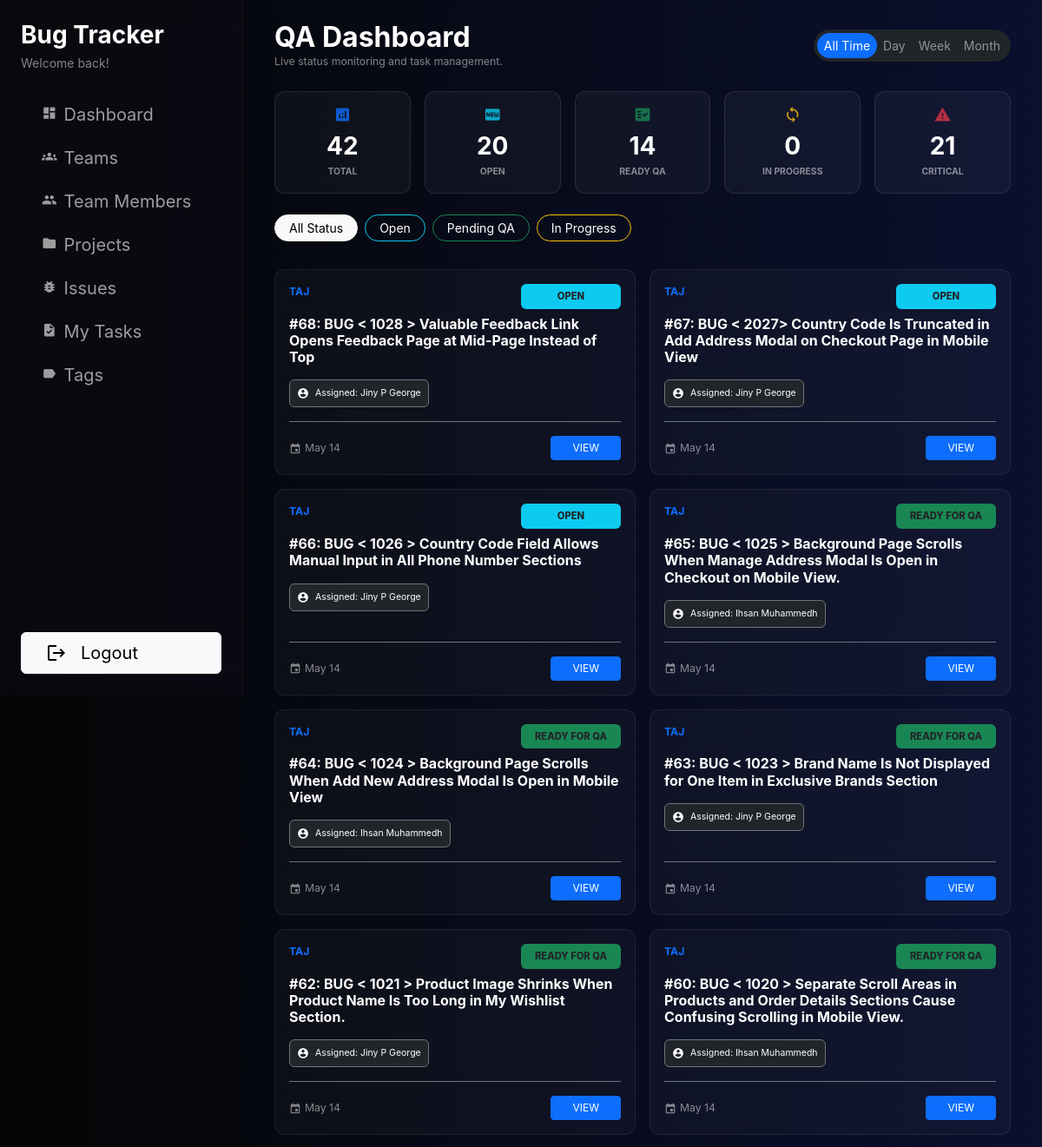
Before: /my-tasks/ (signed in, upper part) with the older database file.
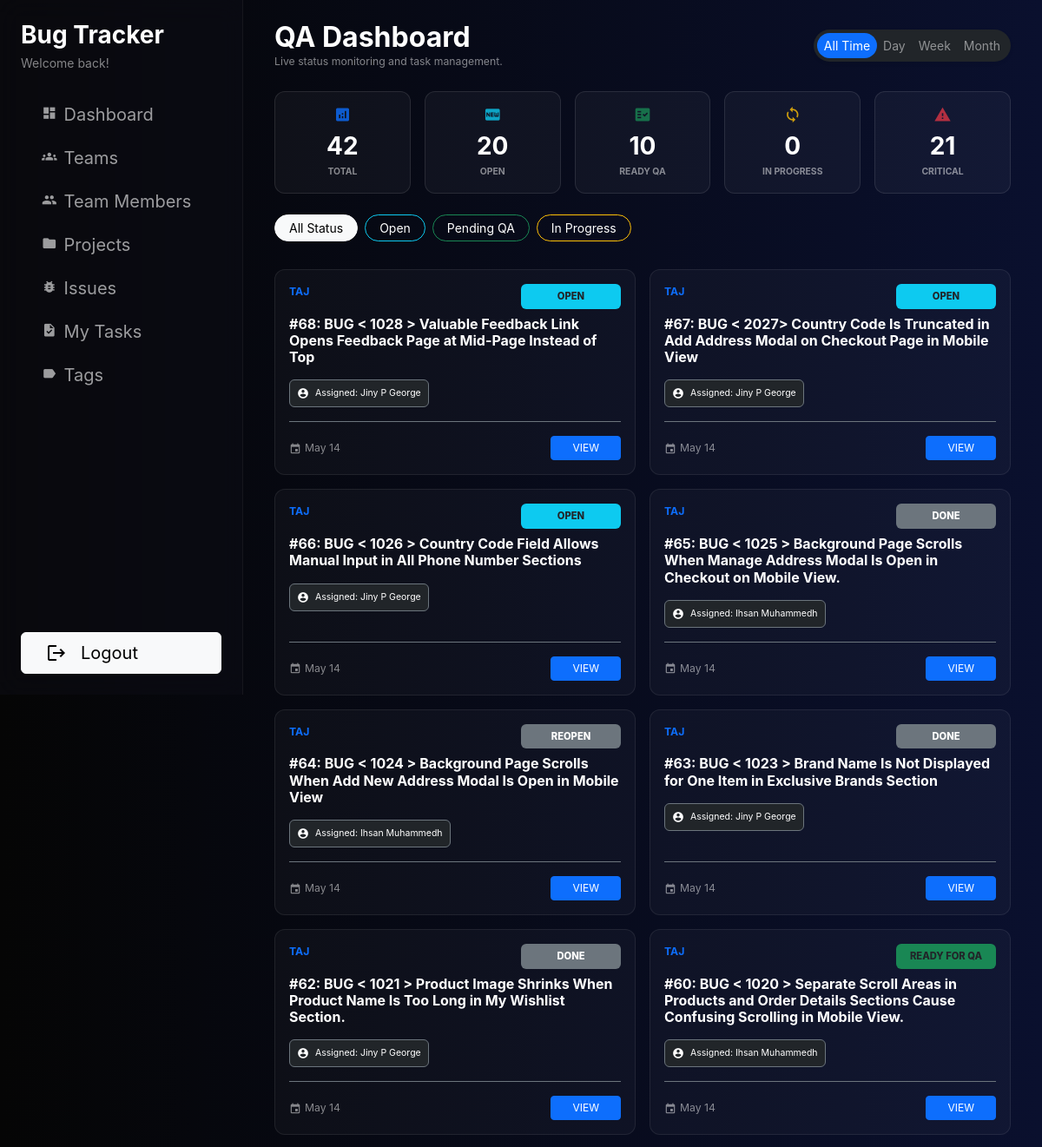
After: the same page with the newer database file.
### issues/models.py (models this page shows, shortened)
class Issue(models.Model):
    project = models.ForeignKey(
        Project,
        on_delete=models.CASCADE,
        related_name='issues',
    )
    title = models.CharField(max_length=255)
    description = models.TextField(blank=True)
    issue_type = models.CharField(
        max_length=20,
        choices=IssueTypeChoices.choices,
        default=IssueTypeChoices.TASK,
    )
    drive_url = models.CharField(max_length=500,
        null=True,
        blank=True
        )
    reporter = models.ForeignKey(
        settings.AUTH_USER_MODEL,
        on_delete=models.SET_NULL,
        null=True,
        blank=True,
        related_name='reported_issues',
    )
    assignee = models.ForeignKey(
        settings.AUTH_USER_MODEL,
        on_delete=models.SET_NULL,
        null=True,
        blank=True,
        related_name='assigned_issues',
    )
    priority = models.CharField(
        max_length=20,
        choices=IssuePriorityChoices.choices,
        default=IssuePriorityChoices.MEDIUM,
    )
    environment = models.CharField(
        max_length=20,
        choices=IssueEnvironmentChoices.choices,
        default=IssueEnvironmentChoices.STAGING,
    )
    status = models.CharField(
        max_length=20,
        choices=IssueStatusChoices.choices,
        default=IssueStatusChoices.OPEN,
    )
    time_estimate_hours = models.DecimalField(
        max_digits=6,
        decimal_places=2,
        null=True,
        blank=True,
        help_text='Estimated effort in hours',
    )
    related_issue = models.ForeignKey(
        'self',
        on_delete=models.SET_NULL,
        null=True,
        blank=True,
        related_name='related_issues',
        help_text='Optional related or parent issue',
        limit_choices_to={'issue_type': IssueTypeChoices.TASK},  # optional extra safety
    )
    tags = models.ManyToManyField(
        'Tag',
        related_name='issues',
        blank=True,
        help_text='Tags used to classify this issue',
    )
    remarks = models.TextField(blank=True)
    qa_note = models.TextField(blank=True)
    image_1 = CloudinaryField('image', null=True, blank=True)
    image_2 = CloudinaryField('image', null=True, blank=True)
    image_3 = CloudinaryField('image', null=True, blank=True)
    image_4 = CloudinaryField('image', null=True, blank=True)
    created_by = models.ForeignKey(
        settings.AUTH_USER_MODEL,
        on_delete=models.SET_NULL,
        null=True,
        blank=True,
        related_name='created_issues',
    )
    created_at = models.DateTimeField(auto_now_add=True)
    updated_at = models.DateTimeField(auto_now=True)
    class Meta:
        ordering = ['-created_at']

class Project(models.Model):
    name = models.CharField(max_length=255)
    code = models.CharField(max_length=50, unique=True)
    description = models.TextField(blank=True)
    owner = models.ForeignKey(
        settings.AUTH_USER_MODEL,
        on_delete=models.SET_NULL,
        null=True,
        blank=True,
        related_name='owned_projects',
    )
    team = models.ForeignKey(
        'users.Team',  # change this string if your Team model lives elsewhere
        on_delete=models.SET_NULL,
        null=True,
        blank=True,
        related_name='projects',
    )
    is_active = models.BooleanField(default=True)
    created_by = models.ForeignKey(
        settings.AUTH_USER_MODEL,
        on_delete=models.SET_NULL,
        null=True,
        blank=True,
        related_name='created_projects',
    )
    created_at = models.DateTimeField(auto_now_add=True)
    updated_at = models.DateTimeField(auto_now=True)
    class Meta:
        ordering = ['name']

### users/models.py (models this page shows)
class User(AbstractUser):
    pass

### issues/views.py (the view)
# urls.py: path('my-tasks/', MyIssueListView.as_view(), name='my_issue_list'),
class MyIssueListView(LoginRequiredMixin, ListView):
    model = Issue
    template_name = 'issues/my_task.html'
    context_object_name = 'issues'
    def get_queryset(self):
        user = self.request.user
        role = getattr(user.team_member, 'role', None)
        if role == TeamMemberRoleChoices.QA:
            qs = Issue.objects.filter(reporter=user)
        else:
            qs = Issue.objects.filter(assignee=user)
        date_filter = self.request.GET.get('date_filter')
        now = timezone.now()
        if date_filter == 'day':
            qs = qs.filter(created_at__gte=now - timedelta(days=1))
        elif date_filter == 'week':
            qs = qs.filter(created_at__gte=now - timedelta(weeks=1))
        elif date_filter == 'month':
            qs = qs.filter(created_at__gte=now - timedelta(days=30))
        status = self.request.GET.get('status')
        if status:
            if status == 'pending_qa':
                qs = qs.filter(status='ready_for_qa')
            else:
                qs = qs.filter(status=status)
        return qs.select_related('project', 'assignee', 'reporter').distinct().order_by('-created_at')
    def get_context_data(self, **kwargs):
        context = super().get_context_data(**kwargs)
        user = self.request.user
        role = getattr(user.team_member, 'role', None)
        context['view_perspective'] = 'QA' if role == TeamMemberRoleChoices.QA else TeamMemberRoleChoices.DEVELOPER
        if role == TeamMemberRoleChoices.QA:
            base_metrics = Issue.objects.filter(reporter=user)
        else:
            base_metrics = Issue.objects.filter(assignee=user)
        context['metrics'] = base_metrics.aggregate(
            total=Count('id'),
            open=Count('id', filter=Q(status='open')),
            pending_qa=Count('id', filter=Q(status='ready_for_qa')),
            in_progress=Count('id', filter=Q(status='in_progress')),
            critical=Count('id', filter=Q(priority='high'))
        )
        context['current_status'] = self.request.GET.get('status', '')
        context['current_date_filter'] = self.request.GET.get('date_filter', 'all')
        return context

### templates/issues/my_task.html (shortened to what this page needs)
{% extends "users/index.html" %}
{% block dashboard_content %}
    <div class="d-flex justify-content-between align-items-center mb-4">
        <div>
            <h2 class="text-white fw-bold mb-0">{{ view_perspective }} Dashboard</h2>
            <p class="text-white-50 small mb-0">Live status monitoring and task management.</p>
        </div>
        <div class="btn-group btn-group-sm bg-dark p-1 rounded-pill shadow-sm">
            <a href="?date_filter=all&status={{ current_status }}" class="btn rounded-pill border-0 {% if current_date_filter == 'all' %}btn-primary text-white{% else %}text-white-50{% endif %}">All Time</a>
            <a href="?date_filter=day&status={{ current_status }}" class="btn rounded-pill border-0 {% if current_date_filter == 'day' %}btn-primary text-white{% else %}text-white-50{% endif %}">Day</a>
            <a href="?date_filter=week&status={{ current_status }}" class="btn rounded-pill border-0 {% if current_date_filter == 'week' %}btn-primary text-white{% else %}text-white-50{% endif %}">Week</a>
            <a href="?date_filter=month&status={{ current_status }}" class="btn rounded-pill border-0 {% if current_date_filter == 'month' %}btn-primary text-white{% else %}text-white-50{% endif %}">Month</a>
        </div>
    </div>
    <div class="row g-3 mb-4">
        <div class="col">
            <div class="metric-box">
                <i class="material-icons text-primary">analytics</i>
                <h3 class="text-white">{{ metrics.total|default:0 }}</h3>
                <div class="metric-label">TOTAL</div>
            </div>
        </div>
        <div class="col">
            <div class="metric-box">
                <i class="material-icons text-info">fiber_new</i>
                <h3 class="text-white">{{ metrics.open|default:0 }}</h3>
                <div class="metric-label">OPEN</div>
            </div>
        </div>
        <div class="col">
            <div class="metric-box">
                <i class="material-icons text-success">fact_check</i>
                <h3 class="text-white">{{ metrics.pending_qa|default:0 }}</h3>
                <div class="metric-label">READY QA</div>
            </div>
        </div>
        <div class="col">
            <div class="metric-box">
                <i class="material-icons text-warning">sync</i>
                <h3 class="text-white">{{ metrics.in_progress|default:0 }}</h3>
                <div class="metric-label">IN PROGRESS</div>
            </div>
        </div>
        <div class="col">
            <div class="metric-box">
                <i class="material-icons text-danger">report_problem</i>
                <h3 class="text-white">{{ metrics.critical|default:0 }}</h3>
                <div class="metric-label">CRITICAL</div>
            </div>
        </div>
    </div>
    <div class="d-flex gap-2 mb-4 overflow-auto pb-2">
        <a href="?status=&date_filter={{ current_date_filter }}" class="btn btn-sm px-3 rounded-pill {% if not current_status %}btn-light{% else %}btn-outline-secondary text-white{% endif %}">All Status</a>
        <a href="?status=open&date_filter={{ current_date_filter }}" class="btn btn-sm px-3 rounded-pill {% if current_status == 'open' %}btn-info text-dark{% else %}btn-outline-info text-white{% endif %}">Open</a>
        <a href="?status=pending_qa&date_filter={{ current_date_filter }}" class="btn btn-sm px-3 rounded-pill {% if current_status == 'pending_qa' %}btn-success text-dark{% else %}btn-outline-success text-white{% endif %}">Pending QA</a>
        <a href="?status=in_progress&date_filter={{ current_date_filter }}" class="btn btn-sm px-3 rounded-pill {% if current_status == 'in_progress' %}btn-warning text-dark{% else %}btn-outline-warning text-white{% endif %}">In Progress</a>
    </div>
    <div class="row g-3">
        {% for issue in issues %}
        <div class="col-12 col-md-6 d-flex align-items-stretch">
            <div class="issue-card p-3 w-100">
                <div>
                    <div class="d-flex justify-content-between align-items-start mb-2">
                        <small class="text-primary fw-bold">{{ issue.project.code }}</small>
                        <span class="status-badge-fixed
                            {% if issue.status == 'open' %}bg-info text-dark
                            {% elif issue.status == 'ready_for_qa' %}bg-success text-dark
                            {% elif issue.status == 'in_progress' %}bg-warning text-dark
                            {% else %}bg-secondary text-white{% endif %}">
                            {{ issue.get_status_display }}
                        </span>
                    </div>
                    <h6 class="text-white fw-bold mb-3">#{{ issue.pk }}: {{ issue.title }}</h6>
                    <div class="badge bg-dark border border-secondary text-start p-2 fw-normal mb-3">
                        <i class="material-icons align-middle smaller me-1" style="font-size: 14px;">account_circle</i>
                        {% if view_perspective == 'QA' %}Assigned: {{ issue.assignee.get_full_name|default:issue.assignee.username }}{% else %}Reporter: {{ issue.reporter.get_full_name|default:issue.reporter.username }}{% endif %}
                    </div>
                </div>
                <div class="d-flex justify-content-between align-items-center pt-3 border-top border-secondary">
                    <small class="text-white-50"><i class="material-icons align-middle me-1" style="font-size: 14px;">event</i>{{ issue.created_at|date:"M d" }}</small>
                    <a href="{% url 'issues:issue_detail' issue.pk %}" class="btn btn-sm btn-primary px-4 py-1" style="font-size: 0.75rem;">VIEW</a>
                </div>
            </div>
        </div>
        {% endfor %}
    </div>
{% endblock %}

### templates/users/index.html (shortened to what this page needs)
{% load static %}
<!DOCTYPE html>
<html>
<head>
    <link href="https://cdn.jsdelivr.net/npm/bootstrap@5.3.0/dist/css/bootstrap.min.css" rel="stylesheet">
</head>
<body>
    <div class="d-flex flex-column flex-md-row">
        <div class="sidebar p-4 vh-100 position-fixed d-none d-md-flex flex-column" style="width: 280px;">
            <div class="mb-4">
                <h3 class="text-white fw-bold mb-1">Bug Tracker</h3>
                <p class="text-white-50 mb-0">Welcome back!</p>
            </div>
            <nav class="nav flex-column flex-grow-1">
                <a class="nav-link fs-5 py-2 {% block nav_dashboard_active %}{% endblock %}"
                   href="{% url 'users:dashboard' %}">
                    <span class="material-icons me-2">dashboard</span>Dashboard
                </a>
                <a class="nav-link fs-5 py-2 {% block nav_teams_active %}{% endblock %}"
                   href="{% url 'users:team_list' %}">
                    <span class="material-icons me-2">groups</span>Teams
                </a>
                <a class="nav-link fs-5 py-2 {% block nav_teammembers_active %}{% endblock %}"
                   href="{% url 'users:teammember_list' %}">
                    <span class="material-icons me-2">group</span>Team Members
                </a>
                <a class="nav-link fs-5 py-2 {% block nav_projects_active %}{% endblock %}"
                   href="{% url 'issues:project_list' %}">
                    <span class="material-icons me-2">folder</span>Projects
                </a>
                <a class="nav-link fs-5 py-2 {% block nav_issues_active %}{% endblock %}"
                   href="{% url 'issues:issue_list' %}">
                    <span class="material-icons me-2">bug_report</span>Issues
                </a>
                <a class="nav-link fs-5 py-2 {% block nav_my_issues_active %}{% endblock %}"
                   href="{% url 'issues:my_issue_list' %}">
                    <span class="material-icons me-2">task</span>My Tasks
                </a>
                <a class="nav-link fs-5 py-2 {% block nav_tags_active %}{% endblock %}"
                href="{% url 'issues:tag_list' %}">
                    <span class="material-icons me-2">label</span>Tags
                </a>
            </nav>
            <button type="button"
                    class="btn btn-light d-flex align-items-center mt-5 fs-5 py-2"
                    data-bs-toggle="modal"
                    data-bs-target="#logoutModal">
                <span class="material-icons mx-3">logout</span>
                Logout
            </button>
        </div>
        <div class="flex-grow-1 p-4 main-with-sidebar">
            <div class="container-fluid">
                {% block dashboard_content %}{% endblock %}
            </div>
        </div>
    </div>
</body>
</html>

### templates/users/index.html (style rules this page uses)
:root { --glass-bg: rgba(255, 255, 255, 0.06); --sidebar-width: 280px; }
body { font-family: 'Inter', 'Google Sans', sans-serif; background: linear-gradient(to left, #0a102e 0%, #050505 100%); min-height: 100vh; font-size: 0.875rem; color: rgba(255, 255, 255, 0.9); }
.sidebar { width: var(--sidebar-width); background: rgba(15, 15, 25, 0.4); backdrop-filter: blur(15px); border-right: 1px solid rgba(255, 255, 255, 0.05); border-radius: 0; }
.nav-link { color: rgba(255, 255, 255, 0.6) !important; border-radius: 8px; margin: 2px 12px; padding: 8px 12px !important; font-size: 0.85rem; transition: all 0.2s ease; }
.nav-link .material-icons { font-size: 1.1rem !important; margin-right: 10px; }
@media (min-width: 768px) { .main-with-sidebar { margin-left: var(--sidebar-width); padding: 1.5rem !important; } }

### templates/issues/my_task.html (style rules this page uses)
.issue-card { background: rgba(255, 255, 255, 0.03); border: 1px solid rgba(255, 255, 255, 0.08); border-radius: 12px; height: 100%; display: flex; flex-direction: column; justify-content: space-between; transition: all 0.2s ease; }
.status-badge-fixed { width: 115px; text-align: center; padding: 6px 0; border-radius: 6px; font-size: 0.7rem; font-weight: 800; text-transform: uppercase; display: inline-block; }
.metric-box { background: rgba(255, 255, 255, 0.04); border: 1px solid rgba(255, 255, 255, 0.1); border-radius: 12px; padding: 1rem; text-align: center; }
.metric-box i { font-size: 20px; opacity: 0.8; }
.metric-box h3 { font-weight: 700; margin: 5px 0; }
.metric-label { font-size: 0.65rem; color: rgba(255,255,255,0.5); font-weight: 700; }

Changed rows visible on the page:
changed Issue id 65: status "READY FOR QA" → "DONE"
changed Issue id 64: status "READY FOR QA" → "REOPEN"
changed Issue id 63: status "READY FOR QA" → "DONE"
changed Issue id 62: status "READY FOR QA" → "DONE"
Other visible differences:
{{ metrics.pending_qa|default:0 }}: "14" → "10"
